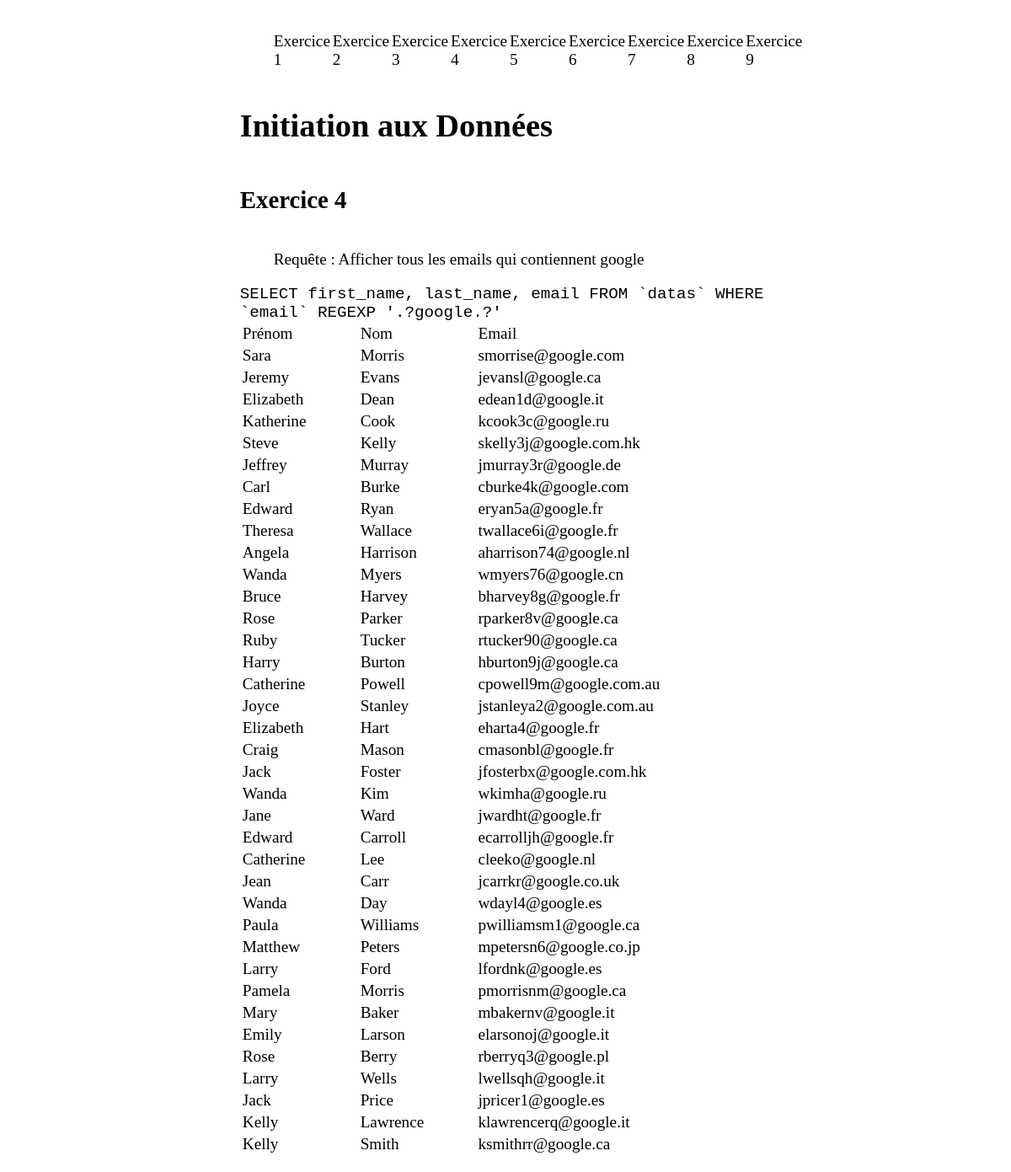
/exercice4.php, run on the app's committed database.
### tables this page shows
CREATE TABLE `datas` (
  `id` int(4) DEFAULT NULL,
  `first_name` varchar(11) DEFAULT NULL,
  `last_name` varchar(10) DEFAULT NULL,
  `email` varchar(35) DEFAULT NULL,
  `gender` varchar(6) DEFAULT NULL,
  `ip_address` varchar(15) DEFAULT NULL,
  `birth_date` varchar(10) DEFAULT NULL,
  `zip_code` varchar(14) DEFAULT NULL,
  `avatar_url` varchar(84) DEFAULT NULL,
  `state_code` varchar(4) DEFAULT NULL,
  `country_code` varchar(2) DEFAULT NULL
);

### exercice4.php (the view)
<?php require_once "header.php"; ?>
<?php require "db-connect.php"; ?>
<?php
    $sql="SELECT first_name, last_name, email FROM `datas` WHERE `email` REGEXP '.?google.?'";
    if(!$connexion->query($sql)) echo "Y a un bug dans la matrice mec";
    else{
?>
    <body>
        <h2>Exercice 4</h2>
        <blockquote>Requête : Afficher tous les emails qui contiennent google</blockquote>
        <code>SELECT first_name, last_name, email FROM `datas` WHERE `email` REGEXP '.?google.?'</code>
        <table>
            <tr>
                <td class="coloredbg">Prénom</td>
                <td class="coloredbg">Nom</td>
                <td class="coloredbg">Email</td>
            </tr>
      <?php
        foreach ($connexion->query($sql) as $row)
            echo "<tr><td>" .$row['first_name']. "</td><td>" . $row['last_name']."</td><td>" .$row['email']. "</td></tr>\n";
      ?>
        </table>
    <?php } ?>
    </body>
</html>

### styles.css (style rules this page uses)
body { margin, padding: 0; font-size: 1.2rem; }

### data on the page
datas: first_name "Sara", last_name "Morris", email "smorrise@google.com"
datas: first_name "Jeremy", last_name "Evans", email "jevansl@google.ca"
datas: first_name "Elizabeth", last_name "Dean", email "edean1d@google.it"
datas: first_name "Katherine", last_name "Cook", email "kcook3c@google.ru"
datas: first_name "Steve", last_name "Kelly", email "skelly3j@google.com.hk"
datas: first_name "Jeffrey", last_name "Murray", email "jmurray3r@google.de"
datas: first_name "Carl", last_name "Burke", email "cburke4k@google.com"
datas: first_name "Edward", last_name "Ryan", email "eryan5a@google.fr"
datas: first_name "Theresa", last_name "Wallace", email "twallace6i@google.fr"
datas: first_name "Angela", last_name "Harrison", email "aharrison74@google.nl"
datas: first_name "Wanda", last_name "Myers", email "wmyers76@google.cn"
datas: first_name "Bruce", last_name "Harvey", email "bharvey8g@google.fr"
datas: first_name "Rose", last_name "Parker", email "rparker8v@google.ca"
datas: first_name "Ruby", last_name "Tucker", email "rtucker90@google.ca"
datas: first_name "Harry", last_name "Burton", email "hburton9j@google.ca"
datas: first_name "Catherine", last_name "Powell", email "cpowell9m@google.com.au"
datas: first_name "Joyce", last_name "Stanley", email "jstanleya2@google.com.au"
datas: first_name "Elizabeth", last_name "Hart", email "eharta4@google.fr"
datas: first_name "Craig", last_name "Mason", email "cmasonbl@google.fr"
datas: first_name "Jack", last_name "Foster", email "jfosterbx@google.com.hk"
datas: first_name "Wanda", last_name "Kim", email "wkimha@google.ru"
datas: first_name "Jane", last_name "Ward", email "jwardht@google.fr"
datas: first_name "Edward", last_name "Carroll", email "ecarrolljh@google.fr"
datas: first_name "Catherine", last_name "Lee", email "cleeko@google.nl"
datas: first_name "Jean", last_name "Carr", email "jcarrkr@google.co.uk"
datas: first_name "Wanda", last_name "Day", email "wdayl4@google.es"
datas: first_name "Paula", last_name "Williams", email "pwilliamsm1@google.ca"
datas: first_name "Matthew", last_name "Peters", email "mpetersn6@google.co.jp"
datas: first_name "Larry", last_name "Ford", email "lfordnk@google.es"
datas: first_name "Pamela", last_name "Morris", email "pmorrisnm@google.ca"
datas: first_name "Mary", last_name "Baker", email "mbakernv@google.it"
datas: first_name "Emily", last_name "Larson", email "elarsonoj@google.it"
datas: first_name "Rose", last_name "Berry", email "rberryq3@google.pl"
datas: first_name "Larry", last_name "Wells", email "lwellsqh@google.it"
datas: first_name "Jack", last_name "Price", email "jpricer1@google.es"
datas: first_name "Kelly", last_name "Lawrence", email "klawrencerq@google.it"
datas: first_name "Kelly", last_name "Smith", email "ksmithrr@google.ca"
